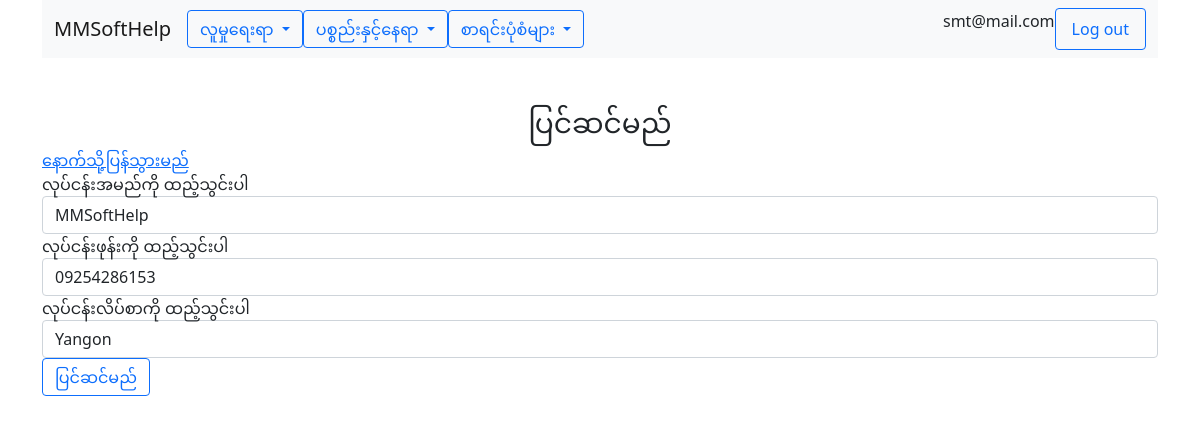
The app's page /company/editcompany.php (signed in) with its own data.
### tables this page shows
CREATE TABLE `users` (
  `id` int(10) NOT NULL,
  `email` varchar(100) NOT NULL,
  `password` varchar(100) NOT NULL,
  `phone` varchar(25) NOT NULL,
  `address` varchar(250) NOT NULL,
  `com_id` int(10) NOT NULL,
  `role` varchar(25) NOT NULL
);

CREATE TABLE `companies` (
  `id` int(10) NOT NULL,
  `name` varchar(100) NOT NULL,
  `phone` varchar(15) NOT NULL,
  `address` varchar(250) NOT NULL
);

### app/functions.php (called while the page is built, shortened)
<?php
function view($name, $model= ''){
    require(APP_PATH . "views/layout.view.php");
}
function is_user_authenticated() {
    return isset($_SESSION['email']);
}
function get_user() {
    $user = UserData::get_user_by_email($_SESSION['email']);
    return $user;
}
function get_company_id() {
    $user = UserData::get_user_by_email($_SESSION['email']);
    return $user->com_id;
}
function get_company_name() {
    return CompanyData::get_company_by_id(get_company_id())->name;
}
?>

### app/company/mysqlcompanyprovider.class.php (called while the page is built, shortened)
<?php
class MySqlCompanyProvider extends CompanyProvider{
    public function get_company_by_id($com_id){
        $db = $this -> connect();
        $sql = 'SELECT * FROM companies WHERE id = :id';
        $smt = $db->prepare($sql);
        $smt -> execute([
            ':id' => $com_id,
        ]);
        $data = $smt->fetchAll(PDO::FETCH_CLASS,'Company');
        return $data[0];
    }
    private function connect(){
        try{
            return new PDO($this->source, CONFIG['db_user'], CONFIG['db_password']);
        }catch(PDOException $e){
            return null;
        }
    }
}
?>

### app/user/mysqluserprovider.class.php (called while the page is built, shortened)
<?php
class MySqlUserProvider extends UserProvider{
    public function get_user_by_email($email){
        $db = $this -> connect();
        $sql = 'SELECT * FROM users WHERE email = :email';
        $smt = $db->prepare($sql);
        $smt -> execute([
            ':email' => $email,
        ]);
        $data = $smt->fetchAll(PDO::FETCH_CLASS,'User');
        return $data[0];
    }
    private function connect(){
        try{
            return new PDO($this->source, CONFIG['db_user'], CONFIG['db_password']);
        }catch(PDOException $e){
            return null;
        }
    }
}
?>

### app/user/userdata.class.php (called while the page is built, shortened)
<?php
class UserData{
    static private $ds;
    static public function initialize(UserProvider $data_provider){
        return self::$ds = $data_provider;
    }
    static public function get_user_by_email($email){
        return self::$ds->get_user_by_email($email);
    }
}
?>

### app/company/companydata.class.php (called while the page is built, shortened)
<?php
class CompanyData{
    static private $ds;
    static public function initialize(CompanyProvider $data_provider){
        return self::$ds = $data_provider;
    }
    static public function get_company_by_id($com_id){
        return self::$ds->get_company_by_id($com_id);
    }
}
?>

### views/company/editcompany.view.php (the view, shortened to what this page needs)
<div class="row">
        <div class="col-lg-12 text-center">
            <h3 class="mt-5"><?php echo edit_user;?></h3>
        </div>
    </div>
    <div class="row">
        <a href="../company"><?php echo back;?></a>
    </div>
   <div>
       <form action="" method="POST">
          <div class="form-group">
              <label for="term"><?php echo company_name_fill;?></label>
              <input class="form-control" type="text" name="name" id="name" value="<?= $model->name ?>">
          </div>
          <div class="form-group">
              <label for="phone"><?php echo company_phone_fill;?></label>
              <input class="form-control" type="text"  name="phone" id="phone" value="<?= $model->phone ?>">
          </div>
          <div class="form-group">
              <label for="address"><?php echo company_address_fill;?></label>
              <input class="form-control" type="text"  name="address" id="address" value="<?= $model->address ?>">
          </div>
          <div class="form-group">
              <input class="btn btn-outline-primary" type="submit" value="<?php echo edit_user;?>">
          </div>
       </form>
   </div>

### views/layout.view.php (shortened to what this page needs)
<!DOCTYPE html>
<html lang="en">
  <head>
    <link href="https://cdn.jsdelivr.net/npm/bootstrap@5.0.2/dist/css/bootstrap.min.css" rel="stylesheet">
  </head>
  <body>
    <div class="container">
      <?php
      if (is_user_authenticated()){
      ?>
<nav class="navbar navbar-expand-lg navbar-light bg-light">
  <div class="container-fluid">
    <a class="navbar-brand" href="../company"><?= get_company_name(); ?></a>
    <div class="collapse navbar-collapse" id="navbarSupportedContent">
      <ul class="navbar-nav me-auto mb-2 mb-lg-0">
<div class="dropdown">
  <button class="btn btn-outline-primary dropdown-toggle" type="button" id="dropdownMenuButton1" data-bs-toggle="dropdown" aria-expanded="false">
    <?php echo people_menu; ?>
  </button>
</div>
<div class="dropdown">
  <button class="btn btn-outline-primary dropdown-toggle" type="button" id="dropdownMenuButton1" data-bs-toggle="dropdown" aria-expanded="false">
    <?php echo item_location_menu; ?>
  </button>
</div>
<div class="dropdown">
  <button class="btn btn-outline-primary dropdown-toggle" type="button" id="dropdownMenuButton1" data-bs-toggle="dropdown" aria-expanded="false">
    <?php echo forms; ?>
  </button>
</div>
      </ul>
      <?php
      }
      ?>
      <?php
      if (is_user_authenticated()){
      ?>
      <p><?= get_user()->email; ?></p>
      <a class="nav-link btn btn-outline-primary" href="../logout.php">Log out</a>
      <?php
      }
      ?>
    </div>
  </div>
</nav>
</div>
    <div class="container">
<?php require("$name.view.php");?>
    </div>
    </body>
    </html>

### records on screen
users: com.name "MMSoftHelp", email "smt@mail.com"
companies: name "MMSoftHelp", phone "09254286153", address "Yangon"

### other values on screen
people_menu "လူမှုရေးရာ"
item_location_menu "ပစ္စည်းနှင့်နေရာ"
forms "စာရင်းပုံစံများ"
edit_user "ပြင်ဆင်မည်"
back "နောက်သို့ပြန်သွားမည်"
company_name_fill "လုပ်ငန်းအမည်ကို ထည့်သွင်းပါ"
company_phone_fill "လုပ်ငန်းဖုန်းကို ထည့်သွင်းပါ"
company_address_fill "လုပ်ငန်းလိပ်စာကို ထည့်သွင်းပါ"
